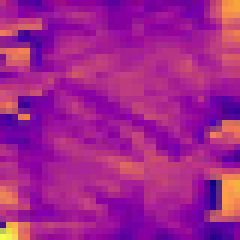
#> input picture inverse-model-frustrated-composites/utils/plots/example.jpg, 40 x 40 px (shown 6 times larger)
$ python smoothing_examples.py
#> lines starting #> are read from the running program, lines starting #| are printed output that depends on the picture
import numpy as np
import matplotlib.pyplot as plt
from scipy.ndimage import gaussian_filter, uniform_filter, median_filter
from scipy.signal import savgol_filter
from skimage.restoration import denoise_tv_chambolle
from skimage import io, img_as_float
from pathlib import Path
import cv2

# Load example image
base_path = Path.cwd()
img_path = base_path / "plots/example.jpg"
image = img_as_float(io.imread(img_path, as_gray=True))  # Ensure it's grayscale float
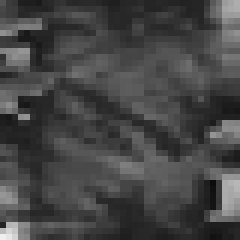
#> image: shape (40, 40) float64 (shown 6 times larger); min 0.0492, max 0.94, mean 0.275

# Define output directory
output_dir = base_path
assert image.shape == (40, 40), "Expected image size of 40x40 pixels."

# Smoothing methods
sigma = 1.0
results = {}


# Original
results['original'] = (image, f"Original Image")

# Gaussian
gaussian = gaussian_filter(image, sigma=sigma)
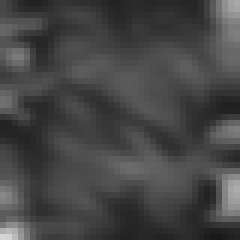
#> gaussian: shape (40, 40) float64 (shown 6 times larger); min 0.0994, max 0.838, mean 0.275
results['gaussian'] = (gaussian, f"Gaussian (σ={sigma})")

# Uniform
size = int(2 * sigma + 1)
uniform = uniform_filter(image, size=size)
results['uniform'] = (uniform, f"Uniform (size={size})")

# Median
median = median_filter(image, size=size)
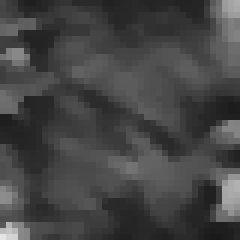
#> median: shape (40, 40) float64 (shown 6 times larger); min 0.0982, max 0.901, mean 0.272
results['median'] = (median, f"Median (size={size})")

# Savitzky-Golay
window = int(2 * sigma + 1)
if window % 2 == 0:
    window += 1
savgol = savgol_filter(image, window_length=window, polyorder=2, axis=0)
savgol = savgol_filter(savgol, window_length=window, polyorder=2, axis=1)
results['savgol'] = (savgol, f"Savitzky-Golay (window={window}, polyorder=2)")

# Bilateral
Z_norm = (image - np.min(image)) / (np.max(image) - np.min(image)) * 255
Z_8bit = np.uint8(Z_norm)
bilateral = cv2.bilateralFilter(Z_8bit, d=9, sigmaColor=75, sigmaSpace=sigma)
bilateral = bilateral.astype(float) / 255 * (np.max(image) - np.min(image)) + np.min(image)
results['bilateral'] = (bilateral, f"Bilateral (σ_space={sigma}, σ_color=75)")

# Anisotropic diffusion (TV denoising)
tv = denoise_tv_chambolle(image, weight=sigma)
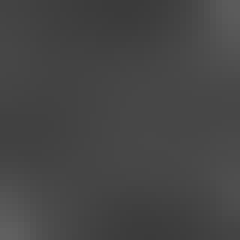
#> tv: shape (40, 40) float64 (shown 6 times larger); min 0.232, max 0.38, mean 0.275
results['anisotropic'] = (tv, f"Anisotropic Diffusion (weight={sigma})")


# Plot and save
for name, (img, title) in results.items():
    plt.figure(figsize=(4, 4))
    plt.imshow(img, cmap='plasma')
    plt.title(f"{name.capitalize()} Smoothing\n{title}")
    plt.axis('off')
    save_path = output_dir / f"plots/{name}_smoothing_sigma{sigma}.png"
    plt.savefig(save_path, bbox_inches='tight')
    plt.close()
#> this loop made 7 passes
#> (name, title) on passes 1 to 7: ('original', 'Original Image'), ('gaussian', 'Gaussian (σ=1.0)'), ('uniform', 'Uniform (size=3)'), ('median', 'Median (size=3)'), ('savgol', 'Savitzky-Golay (window=3, polyorder=2)'), ('bilateral', 'Bilateral (σ_space=1.0, σ_color=75)'), ('anisotropic', 'Anisotropic Diffusion (weight=1.0)')

"Saved all smoothing visualizations."
